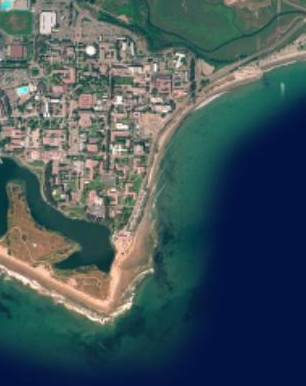
#> input picture image_registration/webreg_0.jpg, 306 x 386 px
$ jupyter execute image_registration.ipynb
#> lines starting #> are read from the running program, lines starting #| are printed output that depends on the picture
[cell 1]
import numpy as np
import pandas as pd
import matplotlib.pyplot as plt
import cv2 as cv
from scipy.optimize import minimize

[cell 2]
img_1 = plt.imread("webreg_0.jpg")
#> img_1 is the input picture: shape (386, 306, 3); mean R, G, B 68.6, 86.3, 90.8
img_gray_1 = cv.cvtColor(img_1, cv.COLOR_BGR2GRAY)
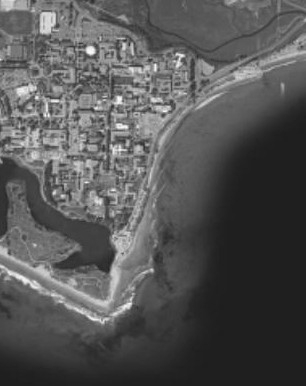
#> img_gray_1: shape (386, 306); min 29, max 253, mean 85.7
plt.imshow(img_gray_1, cmap="gray")

reg_1 = np.array([(91, 50), (53, 266), (104, 302), (24, 88)])
plt.scatter(reg_1[:, 0], reg_1[:, 1], c="red")
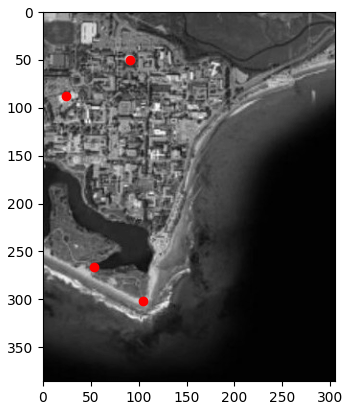
#> figure drawn by matplotlib, 1 panel

[cell 3]
img_2 = plt.imread("webreg_1.jpg")
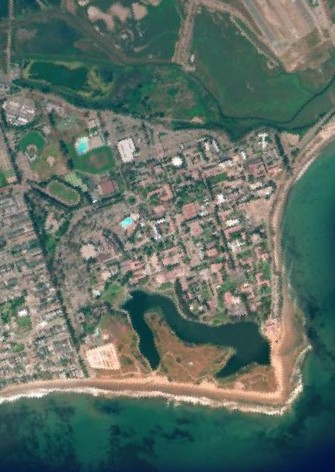
#> input picture image_registration/webreg_1.jpg, 335 x 472 px
#> img_2 is the input picture: shape (472, 335, 3); mean R, G, B 93.9, 110, 100.6
img_gray_2 = cv.cvtColor(img_2, cv.COLOR_BGR2GRAY)
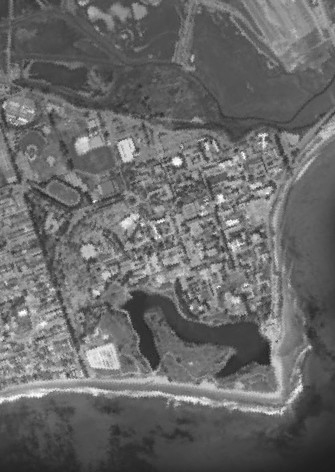
#> img_gray_2: shape (472, 335); min 30, max 254, mean 105.3
plt.imshow(img_gray_2, cmap="gray")

reg_2 = np.array([(177, 161), (217, 376), (276, 391), (127, 222)])
plt.scatter(reg_2[:, 0], reg_2[:, 1], c="red")
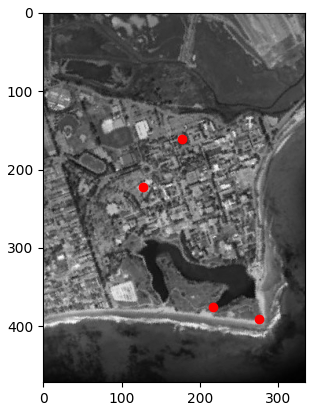
#> figure drawn by matplotlib, 1 panel

[cell 4]
a = np.concatenate((reg_1, np.ones(reg_1.shape[0]).reshape(-1, 1)), axis=1)
b = np.concatenate((reg_2, np.ones(reg_1.shape[0]).reshape(-1, 1)), axis=1)

def error_function(x):
    a11, a12, a13,  a21, a22, a23 = x
    affine_trans = np.array([
        [a11, a12, a13],
        [a21, a22, a23],
        [0, 0,  1]
    ])
    ls = ((np.dot(affine_trans, a.T) - b.T)**2).sum()
    return ls

[cell 5]
res = minimize(error_function, np.ones(6))

[cell 6]
res_trans = res.x.reshape((2, 3))

[cell 7]
img_1_trans = cv.warpAffine(img_gray_1, res_trans, dsize=np.array(img_gray_1.shape) * 2)
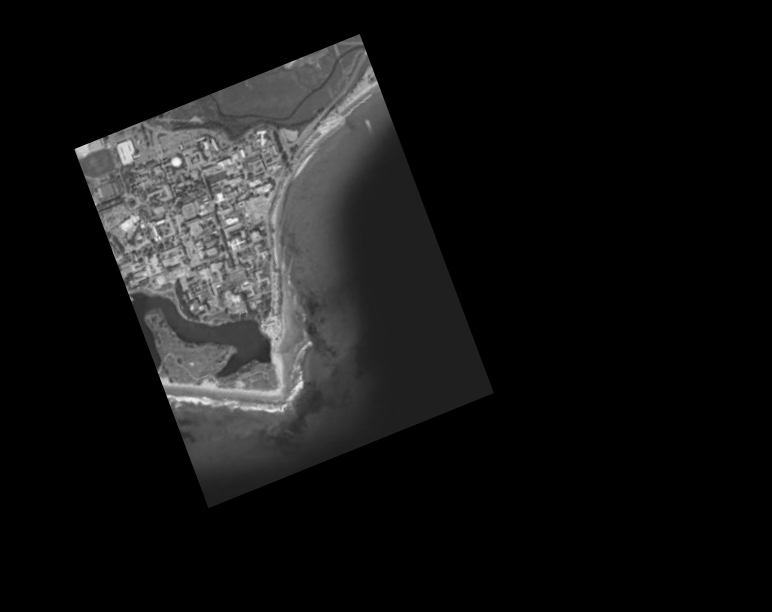
#> img_1_trans: shape (612, 772); min 0, max 248, mean 21.4

[cell 8]
plt.imshow(img_gray_2, cmap="gray")
plt.scatter(reg_2[:, 0], reg_2[:, 1], c="red")

[cell 9]
plt.imshow(img_1_trans, cmap="gray")
plt.scatter(reg_2[:, 0], reg_2[:, 1], c="red")
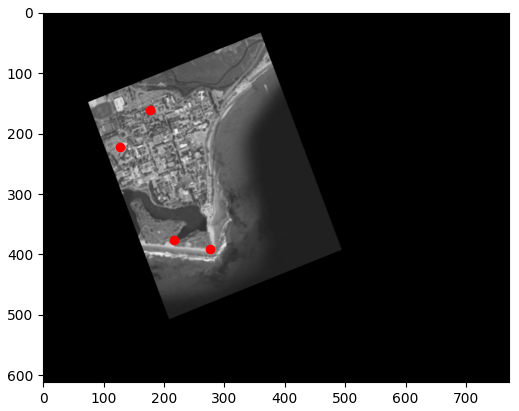
#> figure drawn by matplotlib, 1 panel
